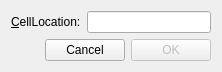
<?xml version="1.0" encoding="UTF-8"?>
<ui version="4.0">
 <class>GoToCellDialog</class>
 <widget class="QWidget" name="GoToCellDialog">
  <property name="geometry">
   <rect>
    <x>0</x>
    <y>0</y>
    <width>222</width>
    <height>71</height>
   </rect>
  </property>
  <property name="windowTitle">
   <string>Go to Cell</string>
  </property>
  <layout class="QVBoxLayout" name="verticalLayout">
   <item>
    <layout class="QHBoxLayout" name="horizontalLayout">
     <item>
      <widget class="QLabel" name="label">
       <property name="text">
        <string>&amp;CellLocation:</string>
       </property>
       <property name="buddy">
        <cstring>lineEdit</cstring>
       </property>
      </widget>
     </item>
     <item>
      <widget class="QLineEdit" name="lineEdit"/>
     </item>
    </layout>
   </item>
   <item>
    <layout class="QHBoxLayout" name="horizontalLayout_2">
     <item>
      <spacer name="horizontalSpacer">
       <property name="orientation">
        <enum>Qt::Horizontal</enum>
       </property>
       <property name="sizeHint" stdset="0">
        <size>
         <width>40</width>
         <height>20</height>
        </size>
       </property>
      </spacer>
     </item>
     <item>
      <widget class="QPushButton" name="pushButtonCancel">
       <property name="text">
        <string>Cancel</string>
       </property>
      </widget>
     </item>
     <item>
      <widget class="QPushButton" name="pushButtonOK">
       <property name="enabled">
        <bool>false</bool>
       </property>
       <property name="text">
        <string>OK</string>
       </property>
       <property name="default">
        <bool>true</bool>
       </property>
      </widget>
     </item>
    </layout>
   </item>
  </layout>
 </widget>
 <resources/>
 <connections/>
</ui>
